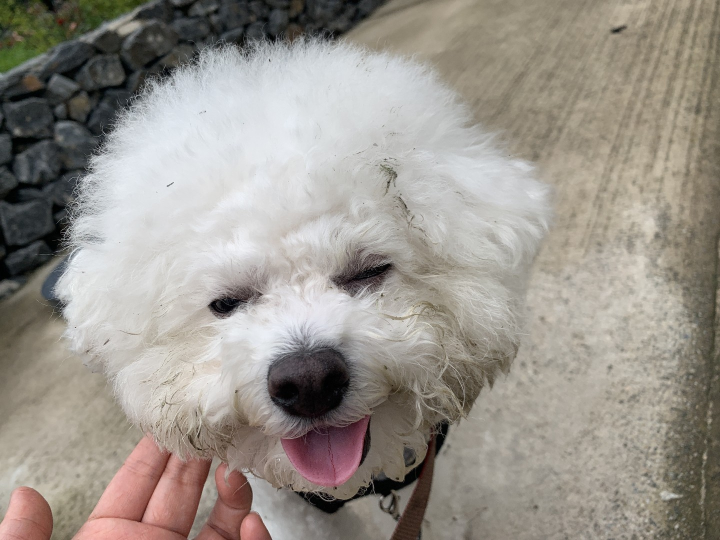
#> input picture 2022.10.19 (CNN)/dog.jpg, 1440 x 1080 px (shown at 1/2 size)
$ jupyter execute --allow-errors '0-1. 이미지 x,y값에 대하여.ipynb'
#> lines starting #> are read from the running program, lines starting #| are printed output that depends on the picture; long printed decimals are rounded
### 이미지 정규화(이미지스케일링: 특정한 범위내로 조정)

[cell 1]
from PIL import Image
import numpy as  np
import matplotlib.pyplot as plt

img=Image.open('dog.jpg')
#> img is the input picture: PIL image 1440x1080 RGB; mean R, G, B 153.8, 148, 140.3
img=img.resize((180,180))  # 작업의 편의성을 위해 임의로 사이즈를 조정
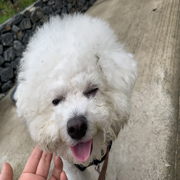
#> img: PIL image 180x180 RGB; mean R, G, B 153.8, 148, 140.3
imgArr=np.array(img)

숫자범위0에서255=imgArr
숫자범위0에서1=imgArr/255
숫자범위마이너스1에서1=imgArr/127-1    # 진한색은더 진하게, 밝은색은 더 밝게 (티처블머신러닝 스케일링방법임)

def info(var):
    print(np.min(var),'~', np.max(var))
#| 0 ~ 247
#| 0.0 ~ 0.9686
#| -1.0 ~ 0.9449
    plt.imshow(var)
    plt.show()

info(숫자범위0에서255)
info(숫자범위0에서1)
info(숫자범위마이너스1에서1)
#> in info (call 3), `plt.show()`:
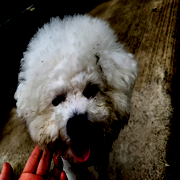
#> shown: shape (180, 180, 3) float64; mean R, G, B 0.312, 0.279, 0.24

### numpy 자료 이미지로 저장하기
- array를 이미지로 저장하는 명령을 실행할때 0~255로 저장하는것을 권장함.
    - 0~1, 또는 -1~1로 스케일링(정규화) 된 자료는 다시 0~255로 변경해야함.
    - 0~1 또는 -1~1로 스케일링 된 자료는 검정색(0)으로 저장될수도 있음. 이미지저장명령에 따라서 알아서 0~255로 변환하기도함
- 문제는 0~255자료를 어떤 방식으로 스케일링(정규화) 했는지를 알고 있어야함

[cell 2]
import imageio
imageio.imwrite('넘파이0에서255.jpg', 숫자범위0에서255)
Image.open('넘파이0에서255.jpg')
